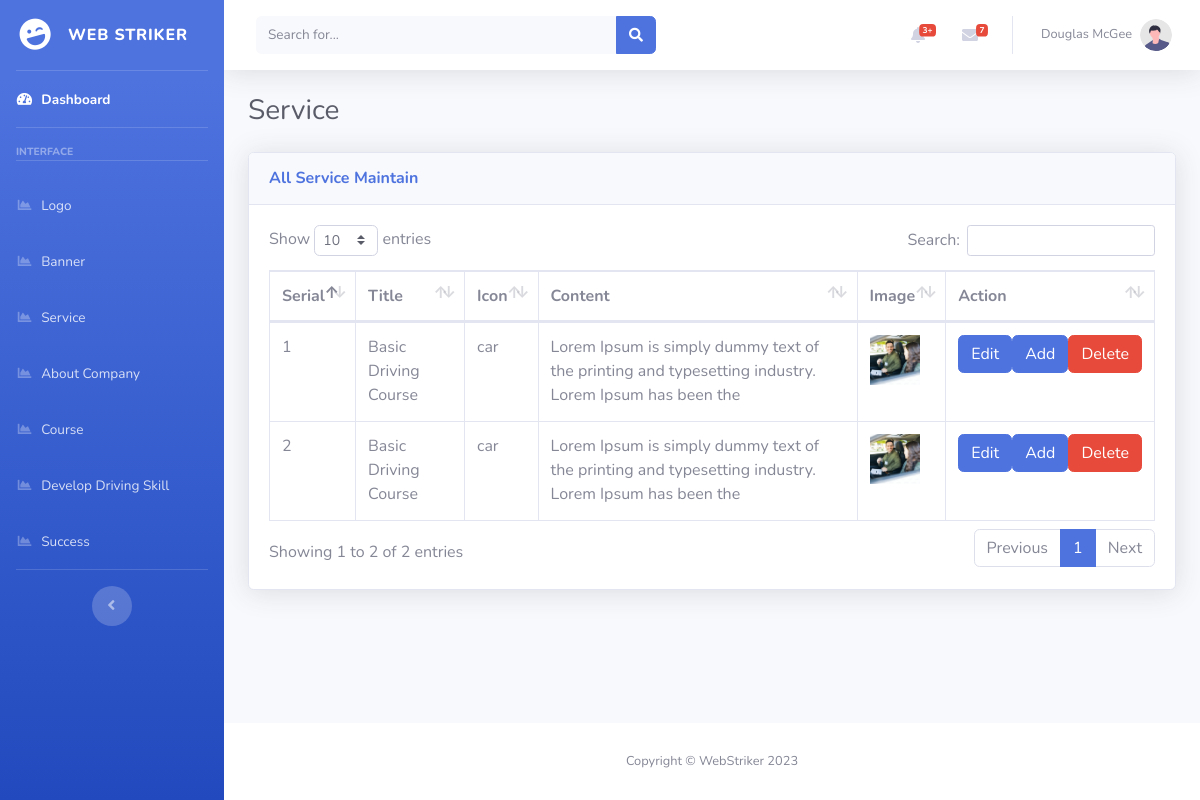
The app's page /admin/service.php with its own data.
### tables this page shows
CREATE TABLE `service` (
  `id` int(11) NOT NULL,
  `title` varchar(50) NOT NULL,
  `content` text NOT NULL,
  `icon` varchar(50) NOT NULL,
  `image` text NOT NULL
);

### admin/service.php (the view, shortened to what this page needs)
<?php
include 'connection.php';
?>
<!DOCTYPE html>
<html lang="en">
<head>
    <link href="vendor/fontawesome-free/css/all.min.css" rel="stylesheet" type="text/css">
    <link href="css/sb-admin-2.min.css" rel="stylesheet">
    <link href="vendor/datatables/dataTables.bootstrap4.min.css" rel="stylesheet">
</head>
<body id="page-top">
    <div id="wrapper">
   <?php include('sidebar.php');?>
        <div id="content-wrapper" class="d-flex flex-column">
            <div id="content">
                <nav class="navbar navbar-expand navbar-light bg-white topbar mb-4 static-top shadow">
                    <form
                        class="d-none d-sm-inline-block form-inline mr-auto ml-md-3 my-2 my-md-0 mw-100 navbar-search">
                        <div class="input-group">
                            <input type="text" class="form-control bg-light border-0 small" placeholder="Search for..."
                                aria-label="Search" aria-describedby="basic-addon2">
                            <div class="input-group-append">
                                <button class="btn btn-primary" type="button">
                                    <i class="fas fa-search fa-sm"></i>
                                </button>
                            </div>
                        </div>
                    </form>
                    <ul class="navbar-nav ml-auto">
                        <li class="nav-item dropdown no-arrow mx-1">
                            <a class="nav-link dropdown-toggle" href="#" id="alertsDropdown" role="button"
                                data-toggle="dropdown" aria-haspopup="true" aria-expanded="false">
                                <i class="fas fa-bell fa-fw"></i>
                                <span class="badge badge-danger badge-counter">3+</span>
                            </a>
                        </li>
                        <li class="nav-item dropdown no-arrow mx-1">
                            <a class="nav-link dropdown-toggle" href="#" id="messagesDropdown" role="button"
                                data-toggle="dropdown" aria-haspopup="true" aria-expanded="false">
                                <i class="fas fa-envelope fa-fw"></i>
                                <span class="badge badge-danger badge-counter">7</span>
                            </a>
                        </li>
                        <li class="nav-item dropdown no-arrow">
                            <a class="nav-link dropdown-toggle" href="#" id="userDropdown" role="button"
                                data-toggle="dropdown" aria-haspopup="true" aria-expanded="false">
                                <span class="mr-2 d-none d-lg-inline text-gray-600 small">Douglas McGee</span>
                                <img class="img-profile rounded-circle"
                                    src="img/undraw_profile.svg">
                            </a>
                        </li>
                    </ul>
                </nav>
                <div class="container-fluid">
                    <div class="d-sm-flex align-items-center justify-content-between mb-4">
                        <h1 class="h3 mb-0 text-gray-800">Service</h1>
                    </div>
                    <div class="row">
                        <div class="col-xl-12 col-lg-12">
                        <div class="card shadow mb-4">
                        <div class="card-header py-3">
                            <h6 class="m-0 font-weight-bold text-primary">All Service Maintain</h6>
                        </div>
                        <div class="card-body">
                            <div class="table-responsive">
                                <table class="table table-bordered" id="dataTable" width="100%" cellspacing="0">
                                    <thead>
                                        <tr>
                                            <th>Serial</th>
                                            <th>Title</th>
                                            <th>Icon</th>
                                            <th>Content</th>
                                            <th>Image</th>
                                            <th>Action</th>
                                        </tr>
                                    </thead>
                                    <tbody>
                                    <?php
                    $sql = "select*from service";
                    $result = $connection-> query($sql);
                    $serial = 1;
                    while($row = $result-> fetch_assoc()){
                ?>
                                        <tr>
                                            <td><?php echo $serial++;?></td>
                                            <td><?php echo $row['title'];?></td>
                                            <td><?php echo $row['icon'];?></td>
                                            <td><?php echo $row['content'];?></td>
                                            <td> <img style="width:50px; height:50px;" src="../uploads/<?php echo $row['image']; ?>"></td>
                                            <td class="d-flex pb-5">
                                    <a href="service_edit.php?id=<?php echo $row['id'];?>" class="btn btn-primary me-2">Edit</a>
                                    <a href="service_add.php?id=<?php echo $row['id'];?>" class="btn btn-primary">Add</a>
                                    <a href="service_delete.php?id=<?php echo $row['id'];?>" class="btn btn-danger">Delete</a>
                                </td>
                    </tr>
                    <?php } ?>
                                    </tbody>
                                </table>
                            </div>
                        </div>
                    </div>
                        </div>
                    </div>
                </div>
            </div>
            <footer class="sticky-footer bg-white">
                <div class="container my-auto">
                    <div class="copyright text-center my-auto">
                        <span>Copyright &copy; WebStriker 2023</span>
                    </div>
                </div>
            </footer>
        </div>
    </div>
</body>
</html>

### records on screen
service: title "Basic Driving Course", icon "car", content "Lorem Ipsum is simply dummy text of the printing and typesetting industry. Lorem Ipsum has been the", image (picture)
service: title "Basic Driving Course", icon "car", content "Lorem Ipsum is simply dummy text of the printing and typesetting industry. Lorem Ipsum has been the", image (picture)
